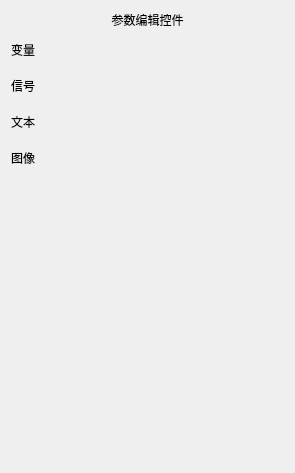
<?xml version="1.0" encoding="UTF-8"?>
<ui version="4.0">
 <class>DragForm</class>
 <widget class="QWidget" name="DragForm">
  <property name="geometry">
   <rect>
    <x>0</x>
    <y>0</y>
    <width>295</width>
    <height>473</height>
   </rect>
  </property>
  <property name="windowTitle">
   <string>Form</string>
  </property>
  <property name="styleSheet">
   <string notr="true"/>
  </property>
  <layout class="QGridLayout" name="gridLayout">
   <item row="0" column="0">
    <widget class="QLabel" name="label">
     <property name="text">
      <string>参数编辑控件</string>
     </property>
     <property name="alignment">
      <set>Qt::AlignCenter</set>
     </property>
    </widget>
   </item>
   <item row="4" column="0">
    <widget class="QLabel" name="labelImage">
     <property name="minimumSize">
      <size>
       <width>0</width>
       <height>30</height>
      </size>
     </property>
     <property name="text">
      <string>图像</string>
     </property>
    </widget>
   </item>
   <item row="1" column="0">
    <widget class="QLabel" name="labelVariate">
     <property name="minimumSize">
      <size>
       <width>0</width>
       <height>30</height>
      </size>
     </property>
     <property name="styleSheet">
      <string notr="true">border-color: rgb(255, 255, 127);</string>
     </property>
     <property name="text">
      <string>变量</string>
     </property>
    </widget>
   </item>
   <item row="2" column="0">
    <widget class="QLabel" name="labelSignal">
     <property name="minimumSize">
      <size>
       <width>0</width>
       <height>30</height>
      </size>
     </property>
     <property name="styleSheet">
      <string notr="true">border-color: rgb(255, 255, 127);</string>
     </property>
     <property name="text">
      <string>信号</string>
     </property>
    </widget>
   </item>
   <item row="3" column="0">
    <widget class="QLabel" name="labelText">
     <property name="minimumSize">
      <size>
       <width>0</width>
       <height>30</height>
      </size>
     </property>
     <property name="text">
      <string>文本</string>
     </property>
    </widget>
   </item>
   <item row="5" column="0">
    <spacer name="verticalSpacer">
     <property name="orientation">
      <enum>Qt::Vertical</enum>
     </property>
     <property name="sizeHint" stdset="0">
      <size>
       <width>20</width>
       <height>40</height>
      </size>
     </property>
    </spacer>
   </item>
  </layout>
 </widget>
 <resources/>
 <connections/>
</ui>
